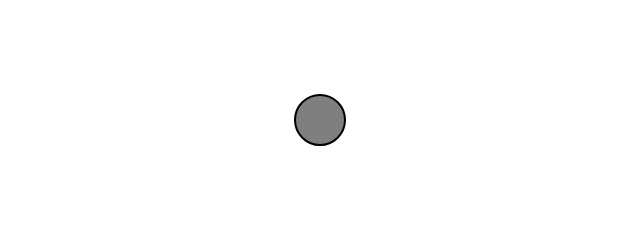
Frame 1 (no input)
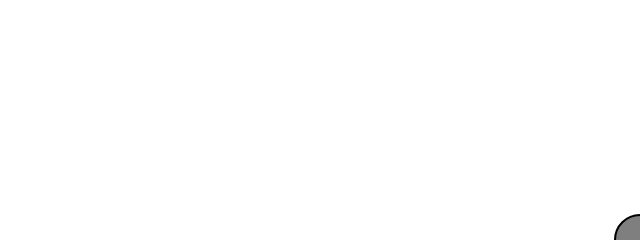
Frame 60 (no input)
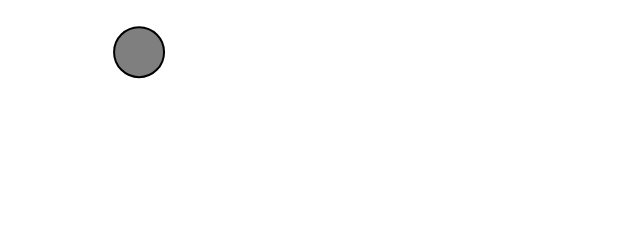
Frame 120 (the mouse pressed at the canvas centre since frame 60)

The p5.js sketch that drew these frames (run headless with seeded random() and noise() and a simulated clock; from frame 60 on, the mouse is pressed at the canvas centre):

// p5.js sketch
// ── sketch.js
class Mover {
  constructor() {
    this.position = createVector(width / 2, height / 2);
    this.velocity = createVector();
    this.acceleration = createVector();

    this.topSpeed = 10;
  }

  move() {
    let mouse=createVector(mouseX,mouseY);
    let dir=p5.Vector.sub(mouse,this.position);
    dir.setMag(0.2);
    this.acceleration=dir;
    this.velocity.add(this.acceleration);
    this.velocity.limit(this.topSpeed);
    this.position.add(this.velocity);
  }


  show() {
    stroke(0);
    strokeWeight(2);
    fill(127);
    circle(this.position.x, this.position.y, 50);
  }

  checkEdges() {
    if (this.position.x > width) {
      this.position.x = 0;
    } else if (this.position.x < 0) {
      this.position.x = width;
    }

    if (this.position.y > height) {
      this.position.y = 0;
    } else if (this.position.y < 0) {
      this.position.y = height;
    }
  }
}
let mover
function setup() {
  createCanvas(640, 240);
  background(255);
  mover = new Mover();
}

function draw() {
  background(255);
  mover.show();
  mover.move();
  mover.checkEdges();


}
